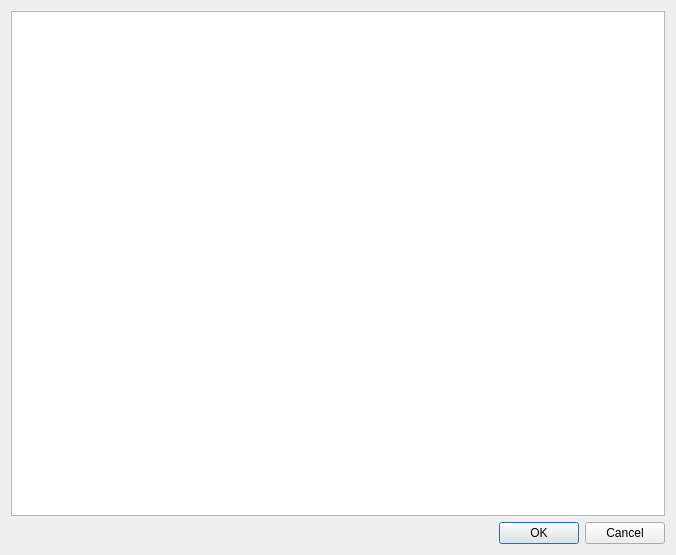
<?xml version="1.0" encoding="UTF-8"?>
<ui version="4.0">
 <class>IconPickerDialog</class>
 <widget class="QDialog" name="IconPickerDialog">
  <property name="geometry">
   <rect>
    <x>0</x>
    <y>0</y>
    <width>676</width>
    <height>555</height>
   </rect>
  </property>
  <property name="windowTitle">
   <string>Pick icon</string>
  </property>
  <layout class="QVBoxLayout" name="verticalLayout">
   <item>
    <widget class="QListView" name="iconView"/>
   </item>
   <item>
    <widget class="QDialogButtonBox" name="buttonBox">
     <property name="orientation">
      <enum>Qt::Horizontal</enum>
     </property>
     <property name="standardButtons">
      <set>QDialogButtonBox::Cancel|QDialogButtonBox::Ok</set>
     </property>
    </widget>
   </item>
  </layout>
 </widget>
 <resources/>
 <connections>
  <connection>
   <sender>buttonBox</sender>
   <signal>accepted()</signal>
   <receiver>IconPickerDialog</receiver>
   <slot>accept()</slot>
   <hints>
    <hint type="sourcelabel">
     <x>248</x>
     <y>254</y>
    </hint>
    <hint type="destinationlabel">
     <x>157</x>
     <y>274</y>
    </hint>
   </hints>
  </connection>
  <connection>
   <sender>buttonBox</sender>
   <signal>rejected()</signal>
   <receiver>IconPickerDialog</receiver>
   <slot>reject()</slot>
   <hints>
    <hint type="sourcelabel">
     <x>316</x>
     <y>260</y>
    </hint>
    <hint type="destinationlabel">
     <x>286</x>
     <y>274</y>
    </hint>
   </hints>
  </connection>
 </connections>
</ui>
